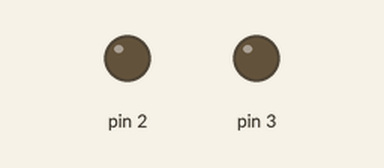
This sketch was run on a simulated Arduino Uno, built with avr-gcc and run on an emulated ATmega328P. On the bench: output pins drawn as LEDs (lit = HIGH). The local clock reads 2024-03-15 10:24:30 at power-on unless the sketch sets it.

Above: at 0.1 s.
At 1.1 s:
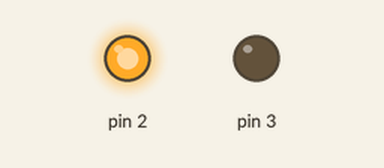
Timing chart, 0 to 2.6 s (numbered marks = the images above):
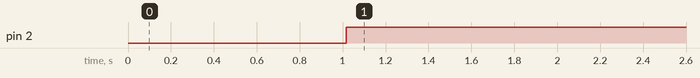

Measured:
- by itself, pin 2: LOW → HIGH at 1.0 s

The sketch:

app.ino
```cpp
#include "Stepper.h"
#include "Time.h"

#define STEPS_PER_REVOLUTION (63.68395 * 32.0)  // here go the 2048 steps
Stepper stepper(2, 3, 10);
static TimeType time;
#define CHAIN_MODULES 48*2
#define PITCH 8
#define MOTOR_PINION_TOOTHS 11
#define MOTOR_PINION_PERIMETER (PITCH * MOTOR_PINION_TOOTHS) //(PITCH * MOTOR_PINION_TOOTHS) / PI)
#define CHAIN_LENGTH (CHAIN_MODULES * PITCH)
#define STEPS_PER_SECOND ((float)CHAIN_LENGTH / (12.0*60.0*60.0))
#define DIST_PER_STEP ((float)MOTOR_PINION_PERIMETER / (float)STEPS_PER_REVOLUTION)
//#define DEBUG
float currentDistance = 0.0, targetDistance;
uint32_t doneSteps_u32;

void setup() {
#ifdef DEBUG
  Serial.begin(38400);
  Serial.print("dist per step: ");
  Serial.println(DIST_PER_STEP, 6);

  Serial.print("steps per sec: ");
  Serial.println(STEPS_PER_SECOND, 6);
#endif
  stepper.Init();
  time.hour = 0;
  time.minute = 0;
  time.second = 0;
  InitTime(time);        /* build up connection to rtc */
}


void loop() {
  uint16_t currentTimeStamp;
  const float DistanceOfDay_f32 = getTimeStamp(24, 60, 60) * DIST_PER_STEP;
  const float MinDistanceForACycle_f32 = getTimeStamp(23, 59, 58) * DIST_PER_STEP;
  delay(1000); /* sleep for a second */
  GetTime(&time);

#ifdef DEBUG
  PrintTime(&time);
#endif

  currentTimeStamp = getTimeStamp(time.hour, time.minute, time.second);
  targetDistance = currentTimeStamp * STEPS_PER_SECOND;

  /* detect change between 23:59:59 to 00:00:00 but not after powercycle */
  if (   (currentTimeStamp == 0) /* 00:00:00 is detected */
      && (currentDistance > MinDistanceForACycle_f32)) {
    currentDistance -= DistanceOfDay_f32; /* subtract distance of a day */
  }

#ifdef DEBUG
  printStatus(doneSteps_u32, currentDistance, targetDistance);
#endif

  while (currentDistance < targetDistance) {
    //doneSteps_u32 = stepper.DoStep();
    (void)stepper.DoStep();
    currentDistance += DIST_PER_STEP;
  }
}

void printStatus(uint32_t doneSteps_u32, float currentDistance, float targetDistance) {
  char totalBuff[30];
  char tempBuff[10];
  char tempBuffTarget[10];
  dtostrf(currentDistance, 5, 3, tempBuff);
  dtostrf(targetDistance, 5, 3, tempBuffTarget);
  sprintf(totalBuff, "%6lu: %s/%s\n", doneSteps_u32, tempBuff, tempBuffTarget);
  Serial.print(totalBuff);
}

uint32_t getTimeStamp(uint8_t hour, uint8_t minute, uint8_t second) {
  return (hour * 3600 + minute * 60 + second);
}
```

Stepper.h
```cpp
/* created by JaschM
    BYJ48 Stepper motor code
   Connect :
   IN1 >> D8
   IN2 >> D9
   IN3 >> D10
   IN4 >> D11
   VCC ... 5V Prefer to use external 5V Source
*/
#ifndef STEPPER_H
#define STEPPER_H

#include "Arduino.h"

class Stepper
{
  public:
    Stepper(const uint8_t stepPin, const uint8_t dirPin, const uint8_t delayStep)
    {
        _delayStep = delayStep;
        _stepPin = stepPin;
        _dirPin = dirPin;
        _totalSteps = 0;
    }

    void Init()
    {
        pinMode(_stepPin, OUTPUT);
        pinMode(_dirPin, OUTPUT);
    }

    uint32_t TotalSteps()
    {
      return _totalSteps;
    }

    uint32_t DoStep()
    {
      digitalWrite(_stepPin, LOW);
      digitalWrite(_stepPin, HIGH);
      delay(_delayStep);
      _totalSteps++;
      return (_totalSteps);
    }

  private:
    uint8_t _dirPin, _stepPin, _delayStep;
    uint32_t _totalSteps;
};

#endif
```

Time.h
```cpp
#ifndef TIME_H
#define TIME_H

#include "DS3231.h"

/*************************************************/
/*         LOCAL VARIABLE DECLARATION            */
/*************************************************/
DS3231 Clock;

/*************************************************/
/*              TYPE DECLARATION                 */
/*************************************************/
typedef struct TimeType_Tag {
  byte second;
  byte minute;
  byte hour;
  byte day;
  byte month;
  byte year;
} TimeType;

/*************************************************/
/*         LOCAL FUNCTION DECLARATION            */
/*************************************************/
static void PrintTime(TimeType* t);
static void parseCompileTime(TimeType* t);

/*************************************************/
/*         GLOBAL FUNCTION DECLARATION           */
/*************************************************/
void InitTime(TimeType& time);
void SetTime(TimeType* t);
void GetTime(TimeType *t);

/*************************************************/
/*         LOCAL FUNCTION DEFINITIONS            */
/*************************************************/
void PrintTime(TimeType* t) {
    char totalBuff[30];
    //sprintf(totalBuff, "%02d:%02d:%02d, %02d.%02d.%04d\n", t->hour, t->minute, t->second, t->day, t->month, t->year + 2000);
    sprintf(totalBuff, "%02d:%02d:%02d\n", t->hour, t->minute, t->second);
    Serial.print(totalBuff);
}

void parseCompileTime(TimeType* t) {
    char s_month[5];
    const char month_names[] = "JanFebMarAprMayJunJulAugSepOctNovDec";
    uint16_t year;
    sscanf(__DATE__, "%s %c %d", s_month, &t->day, &year);
    t->year = (char)(year - 2000);
    t->month = (strstr(month_names, s_month) - month_names) / 3 + 1;
    Serial.println((strstr(month_names, s_month) - month_names));
    sscanf(__TIME__, "%2hhd %*c %2hhd %*c %2hhd", &t->hour, &t->minute, &t->second);
}
/*************************************************/
/*         GLOBAL FUNCTION DEFINITIONS            */
/*************************************************/
void InitTime(TimeType& time) {
    Wire.begin();
    //parseCompileTime(&time);
    SetTime(&time);
    PrintTime(&time);
}

void SetTime(TimeType* t) {
  Clock.setSecond(t->second);//Set the second
  Clock.setMinute(t->minute);//Set the minute
  Clock.setHour(t->hour);  //Set the hour
  Clock.setDate(t->day);  //Set the day of the month
  Clock.setMonth(t->month);  //Set the month of the year
  Clock.setYear(t->year);// - 2000);  //Set the year (Last two digits of the year)
}

void GetTime(TimeType *t) {
  bool h12, PM, Century;
  t->hour = Clock.getHour(h12, PM);
  t->minute = Clock.getMinute();
  t->second = Clock.getSecond();
  t->year = Clock.getYear();
  t->month = Clock.getMonth(Century);
  t->day = Clock.getDate();
}

#endif
```
